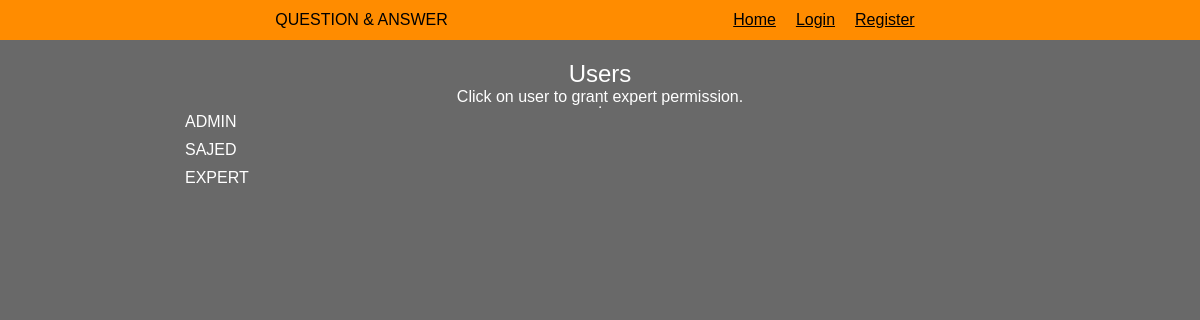
/user-setup, run on an earlier commit of the app's database.
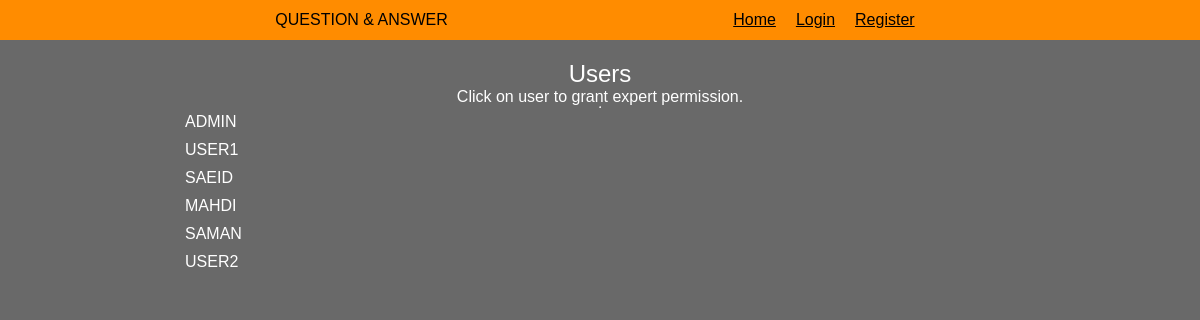
And on a later commit of the database.
### tables this page shows
CREATE TABLE "users" (
	"id"	INTEGER,
	"name"	TEXT NOT NULL,
	"password"	TEXT NOT NULL,
	"expert"	NUMERIC NOT NULL,
	"admin"	NUMERIC NOT NULL,
	PRIMARY KEY("id" AUTOINCREMENT)
);

### application/routes/userSetup.py (the view)
@app.route('/user-setup')
def user_setup():
    user = user_session()
    db = db_get()
    curr = db.execute('SELECT id,name, expert, admin FROM users')
    result = curr.fetchall()
    return render_template('userSetup.html', title='Set users permission', user=user, result=result)

### application/__init__.py (called while the page is built)
def db_conn():
    sql = sqlite3.connect(r'C:\Users\Khoshkar\PycharmProjects\Question-Answer\application\database\database.db')
    sql.row_factory = sqlite3.Row
    return sql

def db_get():
    if not hasattr(g, 'sqlite3'):
        g.sqlite_db = db_conn()
    return g.sqlite_db

@app.teardown_appcontext
def db_close(error):
    if hasattr(g, 'sqlite_db'):
        g.sqlite_db.close()

def user_session():
    session_db = None
    if 'user' in session:
        user = session['user']
        db = db_get()
        session_curr = db.execute('SELECT id, name, admin, expert FROM users WHERE name = ?', [user])
        session_db = session_curr.fetchone()
    return session_db

### application/templates/userSetup.html (shortened to what this page needs)
{% extends 'base.html' %}
{% block body %}
    <article class="register-form">
        <span>Users</span>
        <p>Click on user to grant expert permission.</p>
        <hr>
        <section class="user-setup">
            <ul>
                {% for foo in result %}
                    <li><a href="{{ url_for('promote', user_id=foo['id']) }}">{{ foo['name'] }}</a></li>
                {% endfor %}
            </ul>
        </section>
    </article>
{% endblock %}

What changed in the data, as far as the page shows it:
changed users: name "SAJED" → "USER1"
changed users: name "EXPERT" → "SAEID"
added users: name "MAHDI"
added users: name "SAMAN"
added users: name "USER2"
